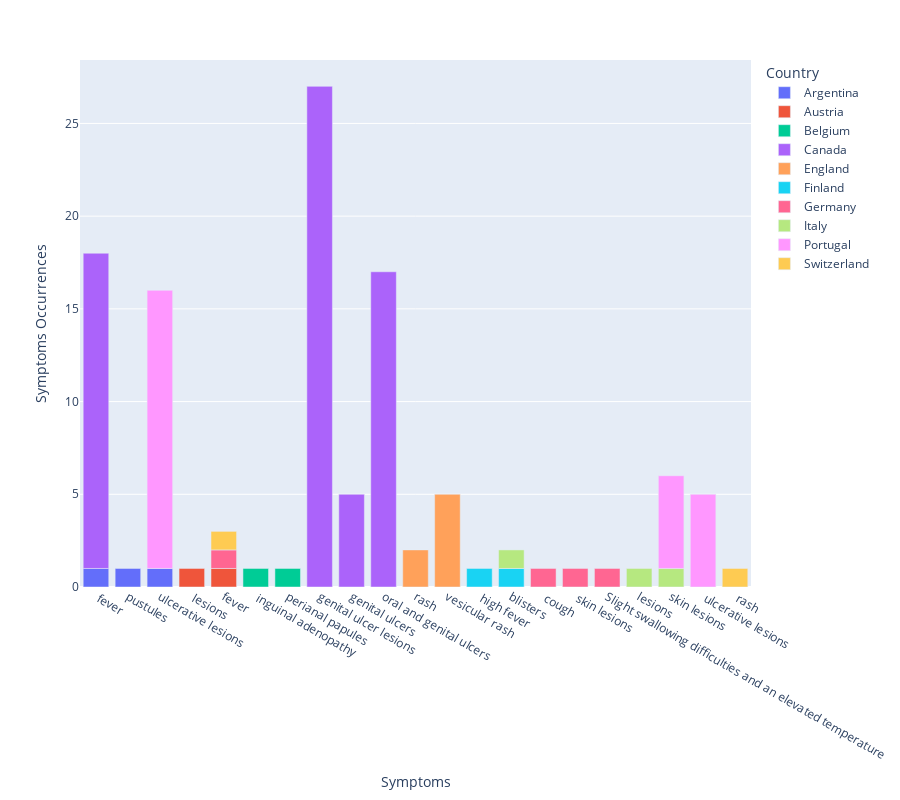

Here is the notebook cell this chart was saved with:
### Code cell
fig5 = px.bar(count_sym_df, x="Symptoms", y="Symptoms_count",
                color='Country',
                labels={'Symptoms_count':'Symptoms Occurrences'}, height=800)
fig5.show()

### Figure 1 — Plotly figure (JSON) as saved in the notebook; plotly's stock layout.template omitted (floating-point values rounded to 4 significant figures)
{"data": [{"alignmentgroup": "True", "hovertemplate": "Country=Argentina<br>Symptoms=%{x}<br>Symptoms Occurrences=%{y}<extra></extra>", "legendgroup": "Argentina", "marker": {"color": "#636efa", "pattern": {"shape": ""}}, "name": "Argentina", "offsetgroup": "Argentina", "orientation": "v", "showlegend": true, "textposition": "auto", "type": "bar", "x": [" fever", "pustules", "ulcerative lesions"], "xaxis": "x", "y": [1, 1, 1], "yaxis": "y"}, {"alignmentgroup": "True", "hovertemplate": "Country=Austria<br>Symptoms=%{x}<br>Symptoms Occurrences=%{y}<extra></extra>", "legendgroup": "Austria", "marker": {"color": "#EF553B", "pattern": {"shape": ""}}, "name": "Austria", "offsetgroup": "Austria", "orientation": "v", "showlegend": true, "textposition": "auto", "type": "bar", "x": [" lesions", "fever"], "xaxis": "x", "y": [1, 1], "yaxis": "y"}, {"alignmentgroup": "True", "hovertemplate": "Country=Belgium<br>Symptoms=%{x}<br>Symptoms Occurrences=%{y}<extra></extra>", "legendgroup": "Belgium", "marker": {"color": "#00cc96", "pattern": {"shape": ""}}, "name": "Belgium", "offsetgroup": "Belgium", "orientation": "v", "showlegend": true, "textposition": "auto", "type": "bar", "x": [" inguinal adenopathy", "perianal papules"], "xaxis": "x", "y": [1, 1], "yaxis": "y"}, {"alignmentgroup": "True", "hovertemplate": "Country=Canada<br>Symptoms=%{x}<br>Symptoms Occurrences=%{y}<extra></extra>", "legendgroup": "Canada", "marker": {"color": "#ab63fa", "pattern": {"shape": ""}}, "name": "Canada", "offsetgroup": "Canada", "orientation": "v", "showlegend": true, "textposition": "auto", "type": "bar", "x": [" fever", "genital ulcer lesions", "genital ulcers", "oral and genital ulcers"], "xaxis": "x", "y": [17, 27, 5, 17], "yaxis": "y"}, {"alignmentgroup": "True", "hovertemplate": "Country=England<br>Symptoms=%{x}<br>Symptoms Occurrences=%{y}<extra></extra>", "legendgroup": "England", "marker": {"color": "#FFA15A", "pattern": {"shape": ""}}, "name": "England", "offsetgroup": "England", "orientation": "v", "showlegend": true, "textposition": "auto", "type": "bar", "x": ["rash", "vesicular rash"], "xaxis": "x", "y": [2, 5], "yaxis": "y"}, {"alignmentgroup": "True", "hovertemplate": "Country=Finland<br>Symptoms=%{x}<br>Symptoms Occurrences=%{y}<extra></extra>", "legendgroup": "Finland", "marker": {"color": "#19d3f3", "pattern": {"shape": ""}}, "name": "Finland", "offsetgroup": "Finland", "orientation": "v", "showlegend": true, "textposition": "auto", "type": "bar", "x": [" high fever", "blisters"], "xaxis": "x", "y": [1, 1], "yaxis": "y"}, {"alignmentgroup": "True", "hovertemplate": "Country=Germany<br>Symptoms=%{x}<br>Symptoms Occurrences=%{y}<extra></extra>", "legendgroup": "Germany", "marker": {"color": "#FF6692", "pattern": {"shape": ""}}, "name": "Germany", "offsetgroup": "Germany", "orientation": "v", "showlegend": true, "textposition": "auto", "type": "bar", "x": [" cough", " skin lesions", "Slight swallowing difficulties and an elevated temperature", "fever"], "xaxis": "x", "y": [1, 1, 1, 1], "yaxis": "y"}, {"alignmentgroup": "True", "hovertemplate": "Country=Italy<br>Symptoms=%{x}<br>Symptoms Occurrences=%{y}<extra></extra>", "legendgroup": "Italy", "marker": {"color": "#B6E880", "pattern": {"shape": ""}}, "name": "Italy", "offsetgroup": "Italy", "orientation": "v", "showlegend": true, "textposition": "auto", "type": "bar", "x": ["blisters", "lesions", "skin lesions"], "xaxis": "x", "y": [1, 1, 1], "yaxis": "y"}, {"alignmentgroup": "True", "hovertemplate": "Country=Portugal<br>Symptoms=%{x}<br>Symptoms Occurrences=%{y}<extra></extra>", "legendgroup": "Portugal", "marker": {"color": "#FF97FF", "pattern": {"shape": ""}}, "name": "Portugal", "offsetgroup": "Portugal", "orientation": "v", "showlegend": true, "textposition": "auto", "type": "bar", "x": [" ulcerative lesions", "skin lesions", "ulcerative lesions"], "xaxis": "x", "y": [5, 5, 15], "yaxis": "y"}, {"alignmentgroup": "True", "hovertemplate": "Country=Switzerland<br>Symptoms=%{x}<br>Symptoms Occurrences=%{y}<extra></extra>", "legendgroup": "Switzerland", "marker": {"color": "#FECB52", "pattern": {"shape": ""}}, "name": "Switzerland", "offsetgroup": "Switzerland", "orientation": "v", "showlegend": true, "textposition": "auto", "type": "bar", "x": [" rash", "fever"], "xaxis": "x", "y": [1, 1], "yaxis": "y"}], "layout": {"barmode": "relative", "height": 800, "legend": {"title": {"text": "Country"}, "tracegroupgap": 0}, "margin": {"t": 60}, "xaxis": {"anchor": "y", "domain": [0, 1], "title": {"text": "Symptoms"}}, "yaxis": {"anchor": "x", "domain": [0, 1], "title": {"text": "Symptoms Occurrences"}}}}
